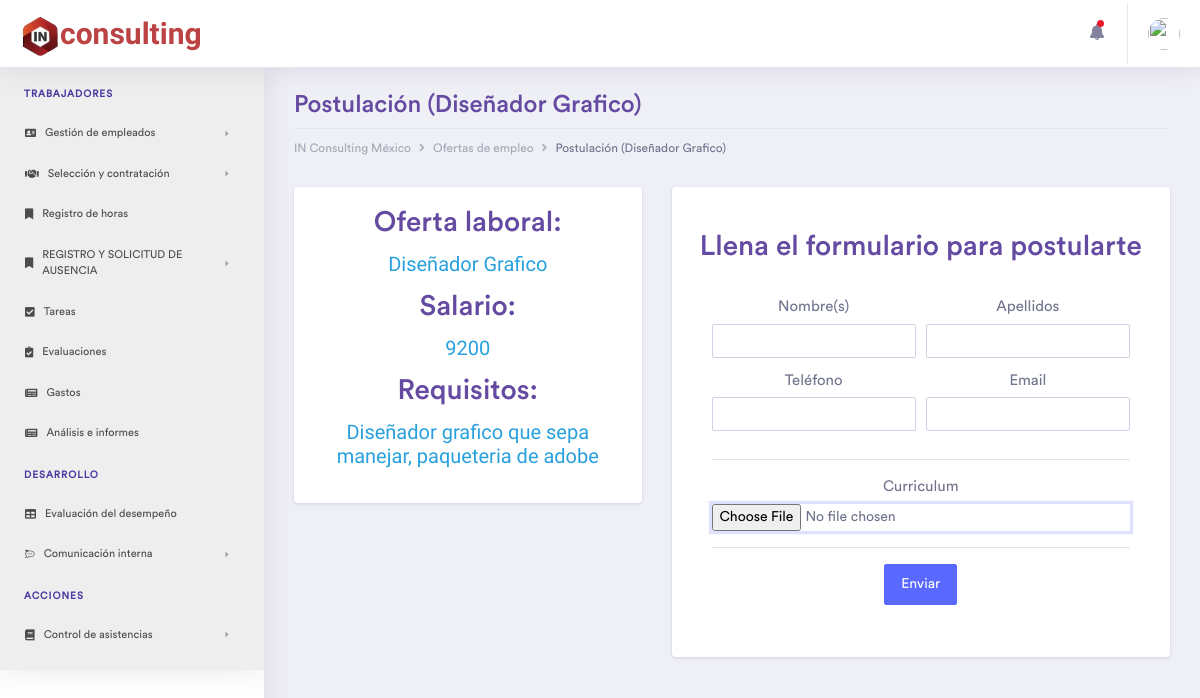
The page /Postulacion&vacante=2 (signed in) on the database its author committed.
### tables this page shows
CREATE TABLE `vacantes` (
  `idVacantes` int(11) NOT NULL,
  `nameVacante` varchar(45) NOT NULL,
  `salarioVacante` float NOT NULL,
  `requisitos` varchar(255) NOT NULL,
  `Empleados_idEmpleados` int(11) DEFAULT NULL,
  `Departamentos_idDepartamentos` int(11) NOT NULL,
  `status` int(11) NOT NULL DEFAULT 1,
  `color` varchar(7) NOT NULL
);

### controller/plantilla.controlador.php (called while the page is built)
<?php
Class ControladorPlantilla{
	public function ctrTraerPlantilla(){
		include "view/plantilla.php";
	}
}

### index.php (called while the page is built)
<?php
require_once "controller/plantilla.controlador.php";
require_once "controller/formularios.controlador.php";
require_once "model/formularios.modelo.php";
$plantilla = new ControladorPlantilla();
$plantilla -> ctrTraerPlantilla();

### controller/formularios.controlador.php (called while the page is built, shortened)
<?php
class ControladorFormularios{
	static public function ctrVerVacantes($item, $valor){
		$tabla = "vacantes";
		$respuesta = ModeloFormularios::mdlVerTabla($tabla, $item, $valor);
		return $respuesta;
	}
}

### model/conexion.php (called while the page is built)
<?php
class Conexion{
  static public function conectar(){
    $link = new PDO("mysql:host=localhost;dbname=inrh",
                  "root",
                  "");
    $link->exec("set names utf8");
    return $link;
  }
}

### model/formularios.modelo.php (called while the page is built, shortened)
<?php
require_once "conexion.php";
class ModeloFormularios{
	static public function mdlVerTabla($tabla, $item, $valor){
		if ($item == null && $valor == null) {
			if ($tabla == "puesto") {
				$sql = "SELECT * FROM $tabla
				JOIN empleados ON empleados.idEmpleados = $tabla.Empleados_idEmpleados
				JOIN departamentos ON $tabla.Departamentos_idDepartamentos = departamentos.idDepartamentos
				WHERE $tabla.status = 1;";
			}
			elseif ($tabla == "vacantes") {
				$sql = "SELECT * FROM $tabla
				JOIN departamentos ON $tabla.Departamentos_idDepartamentos = departamentos.idDepartamentos
				WHERE $tabla.status = 1;";
			}
			$stmt = Conexion::conectar()->prepare($sql);
			$stmt->execute();
			return $stmt -> fetchAll();
		}
		else{
			$sql = "SELECT * FROM $tabla WHERE $item = :$item";
			$stmt = Conexion::conectar()->prepare($sql);
			$stmt->bindParam(":".$item, $valor, PDO::PARAM_STR);
			$stmt->execute();
			return $stmt -> fetch();
		}
	}
}

### view/pages/Vacantes/Postulacion.php (the view, shortened to what this page needs)
<?php $vacante = ControladorFormularios::ctrVerVacantes('idVacantes', $_GET['vacante']); ?>
<div class="container-fluid dashboard-content ">
	<div class="">
	<div class="row">
		<div class="col-xl-12 col-lg-12 col-md-12 col-sm-12 col-12">
			<div class="page-header">
				<h2 class="pageheader-title">Postulación (<?php echo $vacante['nameVacante'] ?>)</h2>
				<div class="page-breadcrumb">
					<nav aria-label="breadcrumb">
						<ol class="breadcrumb">
							<li class="breadcrumb-item"><a href="Inicio" class="breadcrumb-link">IN Consulting México</a></li>
							<li class="breadcrumb-item"><a href="Vacantes" class="breadcrumb-link">Ofertas de empleo</a></li>
							<li class="breadcrumb-item active" aria-current="page">Postulación (<?php echo $vacante['nameVacante'] ?>)</li>
						</ol>
					</nav>
				</div>
			</div>
		</div>
	</div>
	<div class="ecommerce-widget">
		<div class="row justify-content-center">
			<div class="col-xl-5 col-lg-6 col-md-6 col-sm-12 col-12">
				<div class="card">
					<div class="card-body">
						<h2>Oferta laboral: </h2>
						<h3 class="hprofile"><?php echo $vacante['nameVacante'] ?></h3>
						<h2>Salario: </h2>
						<h3 class="hprofile"><?php echo $vacante['salarioVacante'] ?></h3>
						<h2>Requisitos: </h2>
						<h3 class="hprofile"><?php echo $vacante['requisitos'] ?></h3>
					</div>
				</div>
			</div>
			<div class="col-xl-7 col-lg-6 col-md-6 col-sm-12 col-12">
				<div class="card">
					<div class="card-body">
						<form id="formulario" class="mt-4" method="post" id="registro-form" enctype="multipart/form-data">
							<h2>Llena el formulario para postularte</h2>
								<div class="card-body">
									<div class="form-row">
										<div class="col-md-6">
											<div class="form-group">
												<label for="nombre">Nombre(s)</label>
												<input type="text" class="form-control" id="nombre" name="nombre" required>
											</div>
										</div>
										<div class="col-md-6">
											<div class="form-group">
												<label for="apellidos">Apellidos</label>
												<input type="text" class="form-control" id="apellidos" name="apellidos" required>
											</div>
										</div>
									</div>
									<div class="form-row">
										<div class="col-md-6">
											<div class="form-group">
												<label for="telefono">Teléfono</label>
												<input type="tel" class="form-control" id="telefono" name="telefono" required>
											</div>
										</div>
										<div class="col-md-6">
											<div class="form-group">
												<label for="email">Email</label>
												<input type="email" class="form-control" id="email" name="email" required>
											</div>
										</div>
									</div>
									<hr>
										<div class="form-group">
											<label for="curriculum">Curriculum</label>
											<input type="file" accept=".pdf" class="form-control-file" id="curriculum" name="file" required>
										</div>
									<hr>
									<div class="form-group">
										<button type="submit" class="btn btn-primary">Enviar</button>
									</div>
								</div>
						</form>
					</div>
				</div>
			</div>
		</div>
	</div>
</div>

### rows shown on the page
vacantes: nameVacante "Diseñador Grafico", salarioVacante "9200", requisitos "Diseñador grafico que sepa manejar, paqueteria de adobe"
